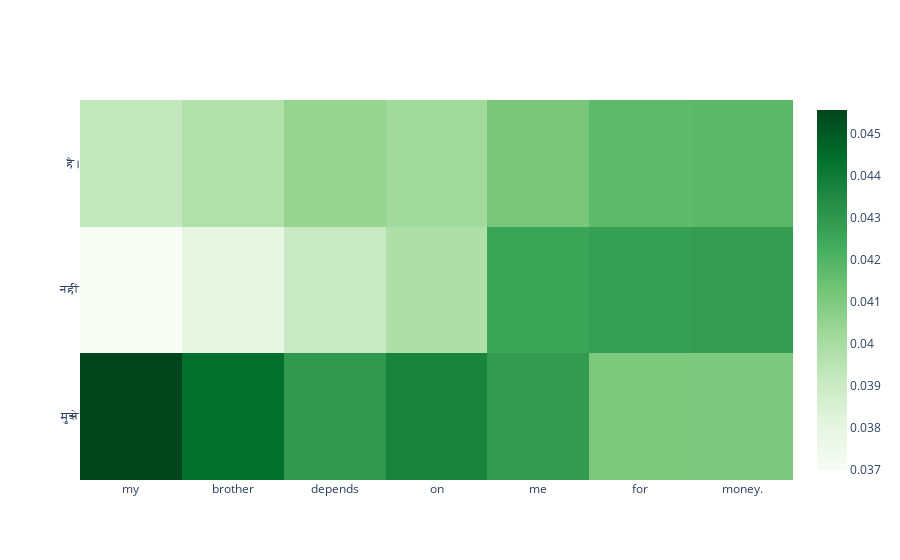

The notebook cell saved with this chart:
### Code cell
predict_random_val_sentence()

### Figure 1 — Plotly figure (JSON) as saved in the notebook; plotly's stock layout.template omitted (floating-point values rounded to 4 significant figures)
{"data": [{"colorscale": [[0, "rgb(247,252,245)"], [0.125, "rgb(229,245,224)"], [0.25, "rgb(199,233,192)"], [0.375, "rgb(161,217,155)"], [0.5, "rgb(116,196,118)"], [0.625, "rgb(65,171,93)"], [0.75, "rgb(35,139,69)"], [0.875, "rgb(0,109,44)"], [1, "rgb(0,68,27)"]], "type": "heatmap", "x": ["my", "brother", "depends", "on", "me", "for", "money."], "y": ["मुझे", "नहीं", "है।"], "z": [[0.04557, 0.04444, 0.04297, 0.04369, 0.04288, 0.0411, 0.04103], [0.03699, 0.03793, 0.03908, 0.03981, 0.0426, 0.04277, 0.04283], [0.03923, 0.03976, 0.04046, 0.04018, 0.04115, 0.04177, 0.04181]]}], "layout": {}}
